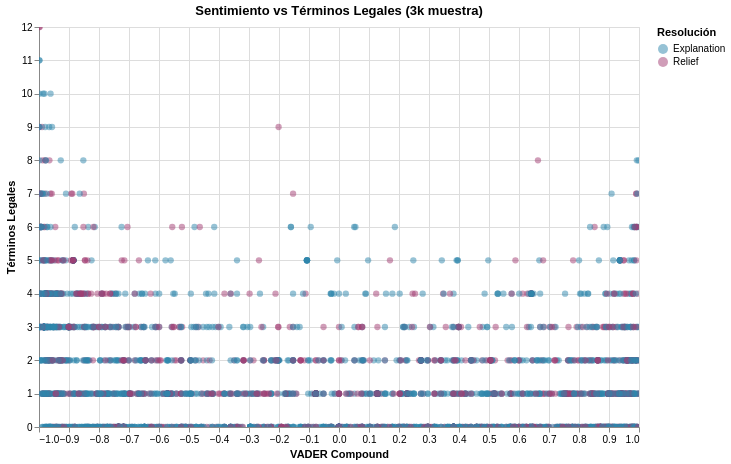

Notebook cell for this chart:
### Code cell
# Altair interactivo: vader_compound vs legal_term_count
smp = df_ml.sample(n=3000, random_state=42)
alt.Chart(smp).mark_circle(size=40, opacity=0.5).encode(
    x=alt.X('vader_compound:Q', title='VADER Compound', scale=alt.Scale(domain=[-1, 1])),
    y=alt.Y('legal_term_count:Q', title='Términos Legales'),
    color=alt.Color('diagnostico:N', title='Resolución', scale=alt.Scale(range=['#2E86AB','#A23B72'])),
    tooltip=['vader_compound','legal_term_count','narrative_length','diagnostico']
).properties(width=600, height=400, title='Sentimiento vs Términos Legales (3k muestra)').interactive()

### Figure 1 — Vega-Lite specification as saved in the notebook (floating-point values rounded to 4 significant figures; data arrays with more than 128 entries replaced by an {"elided": "..."} marker saying what was removed)
{"config": {"view": {"continuousWidth": 300, "continuousHeight": 300}}, "data": {"name": "data-17f2fc504890ec3817ca1afaa3d18fc6"}, "mark": {"type": "circle", "opacity": 0.5, "size": 40}, "encoding": {"color": {"field": "diagnostico", "scale": {"range": ["#2E86AB", "#A23B72"]}, "title": "Resolución", "type": "nominal"}, "tooltip": [{"field": "vader_compound", "type": "quantitative"}, {"field": "legal_term_count", "type": "quantitative"}, {"field": "narrative_length", "type": "quantitative"}, {"field": "diagnostico", "type": "nominal"}], "x": {"field": "vader_compound", "scale": {"domain": [-1, 1]}, "title": "VADER Compound", "type": "quantitative"}, "y": {"field": "legal_term_count", "title": "Términos Legales", "type": "quantitative"}}, "height": 400, "params": [{"name": "param_1e9efca18e7a2868", "select": {"type": "interval", "encodings": ["x", "y"]}, "bind": "scales"}], "title": "Sentimiento vs Términos Legales (3k muestra)", "width": 600, "$schema": "https://vega.github.io/schema/vega-lite/v6.4.1.json", "datasets": {"data-17f2fc504890ec3817ca1afaa3d18fc6": {"elided": "3000 records"}}}
